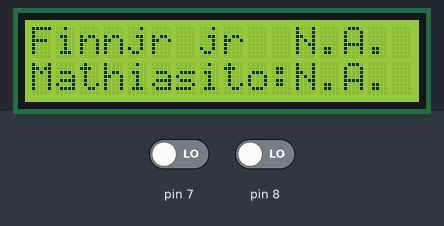
This sketch was run on a simulated Arduino Uno, built with avr-gcc and run on an emulated ATmega328P. On the bench: 16×2 character LCD. The inputs (shaded band) are chosen by the test bench; at power-on: pin 7 LOW, pin 8 LOW.

Above: at 1.2 s.
1.3 s: pin 7 driven HIGH
At 1.9 s:
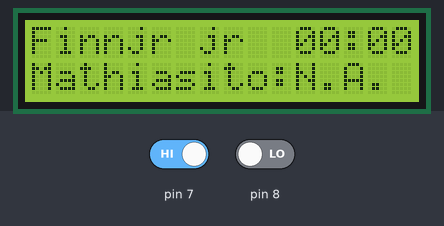
2.8 s: pin 8 driven HIGH
At 4.2 s:
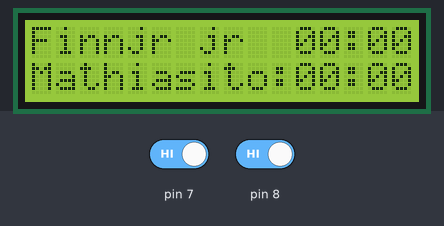
Timing chart, 0 to 5.8 s (numbered marks = the images above; inputs shaded):
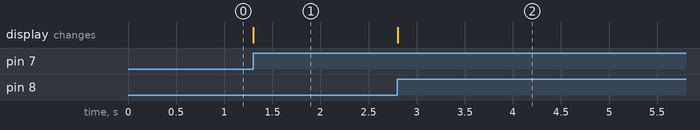

The sketch:

kaffe.ino
```cpp
/*
	FILNAVN: kaffe.ino
	FORMÅL: Hovedlogikk som tracker kaffekanners kvalitet.
	ORIGINALFORFATTER: Torstein Nordgård-Hansen
	PÅBEGYNT: 2018
	REQUIREMENTS: Arduino-mikrokontroller
	ENDRINGSLOGG: https://github.com/hackerspace-ntnu/kaffegrut
 */

// Inkluder LCD-bibliotek
#include <LiquidCrystal.h>


// initialize the library by associating any needed LCD interface pin
// with the arduino pin number it is connected to
const int rs = 12, en = 11, d4 = 5, d5 = 4, d6 = 3, d7 = 2;
LiquidCrystal lcd(rs, en, d4, d5, d6, d7);


int lastTime = 0;


int finnjr = 0;
int matiasito = 0;

bool finnjrValid = false;
bool matiasitoValid = false;


void setup() {
  // set up the LCD's number of columns and rows:
  lcd.begin(16, 2);

  // Print a message to the LCD.
  lcd.print("Finnjr jr   :");
  lcd.setCursor(0, 1);
  lcd.print("Mathiasito:");


  pinMode(7, INPUT);
  pinMode(8, INPUT);
}


void loop() {
  if (digitalRead(7)){ getUpdate(&finnjr, &finnjrValid); }
  if (digitalRead(8)){ getUpdate(&matiasito, &matiasitoValid); }

  if (isTime()){
    if (finnjrValid){
      finnjr += 1;
    }
    if (matiasitoValid){
      matiasito += 1;
    }
  }

  lcd.setCursor(11, 0);
  lcd.print(hrTime(finnjr, &finnjrValid));

  lcd.setCursor(11, 1);
  lcd.print(hrTime(matiasito, &matiasitoValid));
}

String hrTime(int kanne, bool *valid){
  int h = kanne/3600;
  int m = (kanne/60)%60;
  int s = kanne%60;

  if ( h >= 8 ){
    *valid = false;
  }

  if ( *valid ){
    return (( h > 9 ? (String)(h): "0"+(String)(h)) + ":" + ( m > 9 ? (String)(m): "0"+(String)(m)));
  }
  else if ( kanne == 0 ){
    return ( "N.A.");
  }
  else {
    return ("8+h ");
  }
}

void getUpdate(int* kannetid, bool* kanneValid){
  *kannetid = millis()/1000;
  *kanneValid = true;
}


bool isTime(){
  if (millis() > 1000 + lastTime){
    lastTime = millis();
    return true;
  }
  else if (millis() < lastTime){
    lastTime = 0;
    return true;
  }
  else {
    return false;
  }
}
```

Measured:
- after the input at 1.3 s, the display: changes at once (image 1)
- after the input at 2.8 s, the display: changes at once (image 2)
